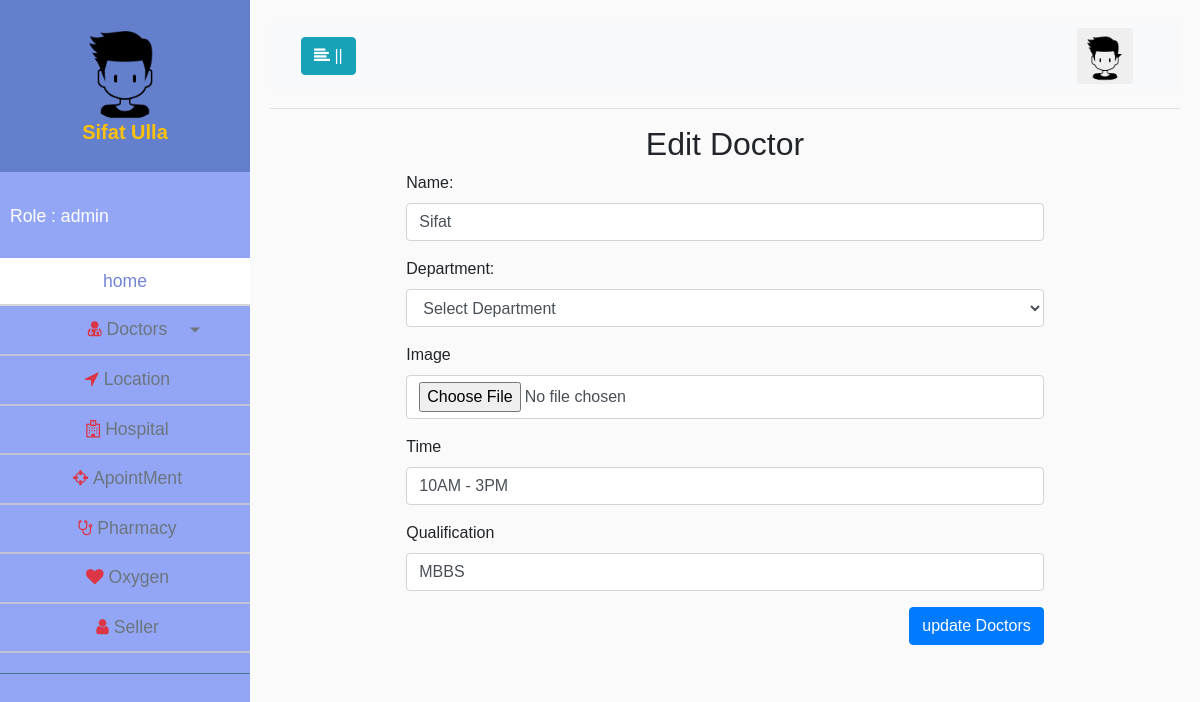
The app's page /adminpanel/doctors.php?type=edit_doctors&id=9 (signed in) with its own data.
### tables this page shows
CREATE TABLE `doctors` (
  `doc_id` int(11) NOT NULL,
  `doc_name` varchar(200) NOT NULL,
  `dept_id` varchar(200) NOT NULL,
  `doc_image` varchar(200) NOT NULL,
  `time` varchar(200) NOT NULL,
  `doc_qualification` varchar(200) NOT NULL
);

### classes/Doctors.php (called while the page is built, shortened)
<?php
 $filepath = realpath(dirname(__FILE__));
 include_once ($filepath.'/../lib/Database.php');
class Doctors
{
	private $db;
	function __construct(){
		$this->db = new Database();
	}
	public function singleDoctor($id){
		$sql ="SELECT * FROM `doctors` WHERE doc_id='{$id}'";
		$fetchAll = $this->db->select($sql);
		 return $fetchAll;
	}
}

### lib/Database.php (called while the page is built, shortened)
<?php
Class Database{
	public $host   = DB_HOST;
	public $user   = DB_USER;
	public $pass   = DB_PASS;
	public $dbname = DB_NAME;
	public $link;
	private function connectDB(){
	$this->link = new mysqli($this->host, $this->user, $this->pass, $this->dbname);
 }
	public function select($query){
		$result = $this->link->query($query) or die($this->link->error.__LINE__);
		if($result->num_rows > 0){
			return $result;
		} else {
			return false;
		}
	}
}

### adminpanel/inc/edit_doctors.php (the view, shortened to what this page needs)
<div class="w-75 mx-auto">
	<h2 class="text-center">Edit Doctor</h2>
	<?php
		if (isset($_GET['id'])) {
			$doc = $Doctors->singleDoctor($_GET['id']);
			$value = $doc->fetch_assoc();
		}
	?>
	<form action="" method="post" enctype="multipart/form-data">
	  	<div class="form-group">
	    	<label for="formGroupExampleInput">Name: </label>
	    	<input type="text" class="form-control" id="formGroupExampleInput" placeholder="" name="doc_name" value="<?php echo $value['doc_name']; ?>">
	  	</div>
	  	<div class="form-group">
	    	<label for="formGroupExampleInput">Department: </label>
	    	<select class="form-control" name="dept" required>
	    		<option value="">Select Department</option>
	    	</select>
	  	</div>
	  	<div class="form-group">
	    	<label for="formGroupExampleInput2">Image</label>
	    	<input type="file" class="form-control" id="formGroupExampleInput2" placeholder="" name="image">
	  	</div>
	  	<div class="form-group">
	    	<label for="formGroupExampleInput2">Time</label>
	    	<input type="text" class="form-control" id="formGroupExampleInput2" placeholder="" name="time" value="<?php echo $value['time']; ?>">
	  	</div>
	  	<div class="form-group">
	    	<label for="formGroupExampleInput2">Qualification</label>
	    	<input type="text" class="form-control" id="formGroupExampleInput2" placeholder="" name="doc_qualification" value="<?php echo $value['doc_qualification']; ?>">
	  	</div>
	  	<button type="submit" class="btn btn-primary pull-right" name="editdoctor">update Doctors</button>
	</form>
</div>

### css/style.css (style rules this page uses)
body { font-family: 'Poppins', sans-serif; background: #fafafa; }

### records on screen
doctors: doc_name "Sifat", time "10AM - 3PM", doc_qualification "MBBS"

### other values on screen
$_SESSION['f_name'] "Sifat"
$_SESSION['l_name'] "Ulla"
